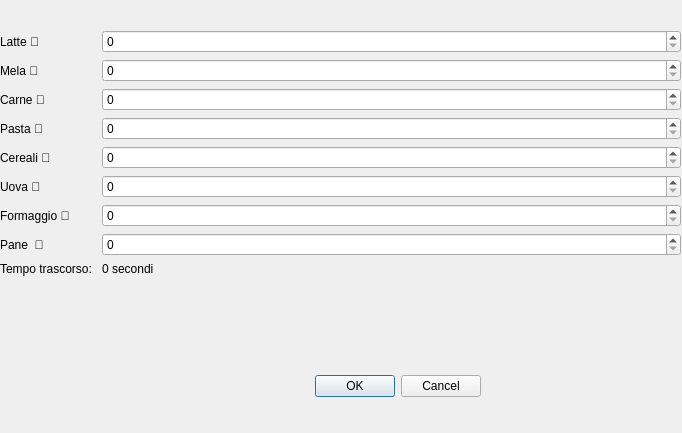
<?xml version="1.0" encoding="UTF-8"?>
<ui version="4.0">
 <class>Dialog</class>
 <widget class="QDialog" name="Dialog">
  <property name="geometry">
   <rect>
    <x>0</x>
    <y>0</y>
    <width>682</width>
    <height>433</height>
   </rect>
  </property>
  <property name="windowTitle">
   <string>Dialog</string>
  </property>
  <widget class="QDialogButtonBox" name="buttonBox">
   <property name="geometry">
    <rect>
     <x>140</x>
     <y>370</y>
     <width>341</width>
     <height>32</height>
    </rect>
   </property>
   <property name="orientation">
    <enum>Qt::Horizontal</enum>
   </property>
   <property name="standardButtons">
    <set>QDialogButtonBox::Cancel|QDialogButtonBox::Ok</set>
   </property>
  </widget>
  <widget class="QWidget" name="formLayoutWidget">
   <property name="geometry">
    <rect>
     <x>0</x>
     <y>30</y>
     <width>681</width>
     <height>334</height>
    </rect>
   </property>
   <layout class="QFormLayout" name="formLayout">
    <item row="1" column="0">
     <widget class="QLabel" name="label">
      <property name="text">
       <string>Latte 🍼</string>
      </property>
     </widget>
    </item>
    <item row="1" column="1">
     <widget class="QSpinBox" name="spinBox"/>
    </item>
    <item row="2" column="0">
     <widget class="QLabel" name="label_2">
      <property name="text">
       <string>Mela 🍎 </string>
      </property>
     </widget>
    </item>
    <item row="2" column="1">
     <widget class="QSpinBox" name="spinBox_2"/>
    </item>
    <item row="3" column="0">
     <widget class="QLabel" name="label_3">
      <property name="text">
       <string>Carne 🍖</string>
      </property>
     </widget>
    </item>
    <item row="3" column="1">
     <widget class="QSpinBox" name="spinBox_3"/>
    </item>
    <item row="4" column="0">
     <widget class="QLabel" name="label_4">
      <property name="text">
       <string>Pasta 🍝 </string>
      </property>
     </widget>
    </item>
    <item row="4" column="1">
     <widget class="QSpinBox" name="spinBox_4"/>
    </item>
    <item row="5" column="0">
     <widget class="QLabel" name="label_5">
      <property name="text">
       <string>Cereali 🥣</string>
      </property>
     </widget>
    </item>
    <item row="5" column="1">
     <widget class="QSpinBox" name="spinBox_5"/>
    </item>
    <item row="6" column="0">
     <widget class="QLabel" name="label_6">
      <property name="text">
       <string>Uova 🥚</string>
      </property>
     </widget>
    </item>
    <item row="6" column="1">
     <widget class="QSpinBox" name="spinBox_6"/>
    </item>
    <item row="7" column="0">
     <widget class="QLabel" name="label_7">
      <property name="text">
       <string>Formaggio 🧀</string>
      </property>
     </widget>
    </item>
    <item row="7" column="1">
     <widget class="QSpinBox" name="spinBox_7"/>
    </item>
    <item row="8" column="0">
     <widget class="QLabel" name="label_8">
      <property name="text">
       <string>Pane  🥖</string>
      </property>
     </widget>
    </item>
    <item row="8" column="1">
     <widget class="QSpinBox" name="spinBox_8"/>
    </item>
    <item row="9" column="0">
     <widget class="QLabel" name="label_10">
      <property name="text">
       <string>Tempo trascorso: </string>
      </property>
     </widget>
    </item>
    <item row="9" column="1">
     <widget class="QLabel" name="label_9">
      <property name="text">
       <string>0 secondi</string>
      </property>
     </widget>
    </item>
   </layout>
  </widget>
 </widget>
 <resources/>
 <connections>
  <connection>
   <sender>buttonBox</sender>
   <signal>accepted()</signal>
   <receiver>Dialog</receiver>
   <slot>accept()</slot>
   <hints>
    <hint type="sourcelabel">
     <x>248</x>
     <y>254</y>
    </hint>
    <hint type="destinationlabel">
     <x>157</x>
     <y>274</y>
    </hint>
   </hints>
  </connection>
  <connection>
   <sender>buttonBox</sender>
   <signal>rejected()</signal>
   <receiver>Dialog</receiver>
   <slot>reject()</slot>
   <hints>
    <hint type="sourcelabel">
     <x>316</x>
     <y>260</y>
    </hint>
    <hint type="destinationlabel">
     <x>286</x>
     <y>274</y>
    </hint>
   </hints>
  </connection>
 </connections>
</ui>
